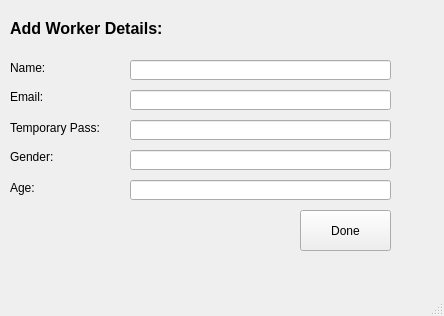
<?xml version="1.0" encoding="UTF-8"?>
<ui version="4.0">
 <class>MainWindow</class>
 <widget class="QMainWindow" name="MainWindow">
  <property name="geometry">
   <rect>
    <x>0</x>
    <y>0</y>
    <width>444</width>
    <height>316</height>
   </rect>
  </property>
  <property name="windowTitle">
   <string>New Worker</string>
  </property>
  <widget class="QWidget" name="centralwidget">
   <widget class="QLabel" name="label">
    <property name="geometry">
     <rect>
      <x>10</x>
      <y>20</y>
      <width>361</width>
      <height>16</height>
     </rect>
    </property>
    <property name="font">
     <font>
      <pointsize>12</pointsize>
      <weight>75</weight>
      <bold>true</bold>
     </font>
    </property>
    <property name="text">
     <string>Add Worker Details:</string>
    </property>
   </widget>
   <widget class="QLabel" name="label_2">
    <property name="geometry">
     <rect>
      <x>10</x>
      <y>60</y>
      <width>91</width>
      <height>16</height>
     </rect>
    </property>
    <property name="text">
     <string>Name:</string>
    </property>
   </widget>
   <widget class="QLabel" name="label_3">
    <property name="geometry">
     <rect>
      <x>10</x>
      <y>120</y>
      <width>101</width>
      <height>16</height>
     </rect>
    </property>
    <property name="text">
     <string>Temporary Pass:</string>
    </property>
   </widget>
   <widget class="QLabel" name="label_4">
    <property name="geometry">
     <rect>
      <x>10</x>
      <y>90</y>
      <width>47</width>
      <height>13</height>
     </rect>
    </property>
    <property name="text">
     <string>Email:</string>
    </property>
   </widget>
   <widget class="QLabel" name="label_5">
    <property name="geometry">
     <rect>
      <x>10</x>
      <y>150</y>
      <width>47</width>
      <height>13</height>
     </rect>
    </property>
    <property name="text">
     <string>Gender:</string>
    </property>
   </widget>
   <widget class="QLabel" name="label_6">
    <property name="geometry">
     <rect>
      <x>10</x>
      <y>180</y>
      <width>47</width>
      <height>16</height>
     </rect>
    </property>
    <property name="text">
     <string>Age:</string>
    </property>
   </widget>
   <widget class="QLineEdit" name="workerName">
    <property name="geometry">
     <rect>
      <x>130</x>
      <y>60</y>
      <width>261</width>
      <height>20</height>
     </rect>
    </property>
   </widget>
   <widget class="QLineEdit" name="workerEmail">
    <property name="geometry">
     <rect>
      <x>130</x>
      <y>90</y>
      <width>261</width>
      <height>20</height>
     </rect>
    </property>
   </widget>
   <widget class="QLineEdit" name="workerPassword">
    <property name="geometry">
     <rect>
      <x>130</x>
      <y>120</y>
      <width>261</width>
      <height>20</height>
     </rect>
    </property>
   </widget>
   <widget class="QLineEdit" name="workerGender">
    <property name="geometry">
     <rect>
      <x>130</x>
      <y>150</y>
      <width>261</width>
      <height>20</height>
     </rect>
    </property>
   </widget>
   <widget class="QLineEdit" name="workerAge">
    <property name="geometry">
     <rect>
      <x>130</x>
      <y>180</y>
      <width>261</width>
      <height>20</height>
     </rect>
    </property>
   </widget>
   <widget class="QPushButton" name="addWorkerDoneBtn">
    <property name="geometry">
     <rect>
      <x>300</x>
      <y>210</y>
      <width>91</width>
      <height>41</height>
     </rect>
    </property>
    <property name="text">
     <string>Done</string>
    </property>
   </widget>
  </widget>
  <widget class="QMenuBar" name="menubar">
   <property name="geometry">
    <rect>
     <x>0</x>
     <y>0</y>
     <width>444</width>
     <height>36</height>
    </rect>
   </property>
  </widget>
  <widget class="QStatusBar" name="statusbar"/>
 </widget>
 <resources/>
 <connections/>
</ui>
